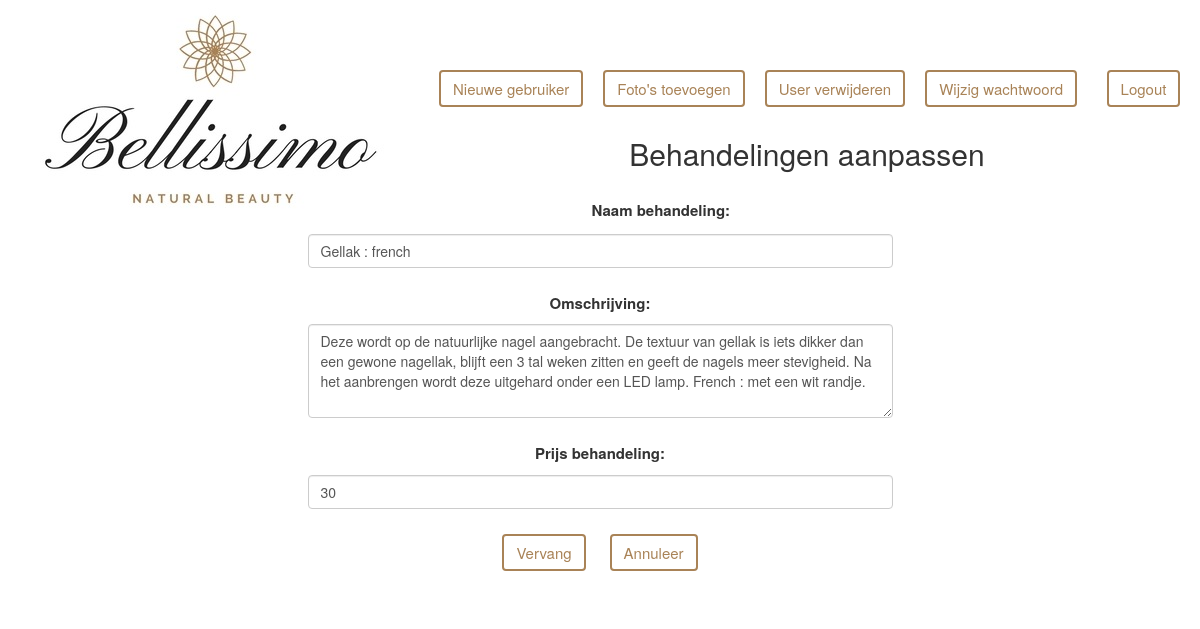
Page /admin/addTreatment.php?action=replace&id=3 (signed in) on the committed database.
### tables this page shows
CREATE TABLE `treatments` (
  `id` int(5) NOT NULL,
  `naam` varchar(100) NOT NULL,
  `prijs` float NOT NULL,
  `omschrijving` text NOT NULL
);

### DataBase.php (called while the page is built, shortened)
<?php
class Database
{
    private $host = "127.0.0.1";
    private $user = "root";
    private $pass = "";
    private $dbname = "bellissimo";
    private $dbh;
    private $stmt;
    public function __construct()
    {
        $dsn = 'mysql:host=' . $this->host . ';dbname=' . $this->dbname;
        $options = array(
            PDO::ATTR_PERSISTENT => false,
            PDO::ATTR_ERRMODE => PDO::ERRMODE_EXCEPTION,
            PDO::MYSQL_ATTR_INIT_COMMAND => "SET NAMES utf8"
        );
        try {
            $this->dbh = new PDO($dsn, $this->user, $this->pass, $options);
        }
        catch (PDOException $e) {
            $this->error = $e->getMessage();
        }
    }
    public function prepare($query)
    {
        $this->stmt = $this->dbh->prepare($query);
    }
    public function execute()
    {
        return $this->stmt->execute();
    }
    public function bind($array)
    {
        foreach ($array as $row) {
            if (!isset($row[2])) {
                switch (true) {
                    default:
                        $row[2] = PDO::PARAM_STR;
                }
            }
            $this->stmt->bindValue($row[0], $row[1], $row[2]);
        }
    }
    public function executeWithParam($sql, $arr)
    {
        $this->prepare($sql);
        $this->bind($arr);
        $result = $this->execute();
        return $result;
    }
    public function single()
    {
        return $this->stmt->fetch(PDO::FETCH_ASSOC);
    }
}

### admin/TreatmentList.php (called while the page is built, shortened)
<?php
if (strpos($_SERVER['REQUEST_URI'],'loggedIn') > 1
    || strpos($_SERVER['REQUEST_URI'],'addTreatment') > 1 ) {
    require_once('../DataBase.php');
} else {
    require_once('DataBase.php');
}
class TreatmentList{
    public function getTreatmentById($id){
        $db = new Database();
        $sql = "select * from treatments where id = :id";
        $db->executeWithParam ($sql, array(array(':id', $id)));
        $result = $db->single();
        return $result;
    }
}

### admin/addTreatment.php (the view, shortened to what this page needs)
<?php
require_once('TreatmentList.php');
$errors = [];
$treatL = new TreatmentList();
?>
<!DOCTYPE html>
<html lang="en">
<head>
    <link rel="stylesheet" href="https://maxcdn.bootstrapcdn.com/bootstrap/3.3.7/css/bootstrap.min.css">
    <link rel="stylesheet" href="css/admin_style.css">
</head>
<body>
   <?php require_once('include/menu.php');?>
    <div class="container">
        <div class="row">
            <div class="col-4 text-center">
               <?php
                if ($_GET['action'] == 'add') {
            ?><h2 class="text-center">Behandelingen toevoegen</h2>
                <form action="addTreatment.php?action=add" method="post">
                    <div class="form-group">
                        <label for="naamBehandeling">Naam behandeling:</label>
                        <input type="text" class="form-control" id="naamBehandeling"
                               placeholder="Naam" name="naam">
                    </div>
                    <div class="form-group">
                        <label for="omschrijving">Omschrijving: </label>
                        <textarea class="form-control" rows="4" id="omschrijving"  placeholder="Omschrijving"
                               name="omschrijving"></textarea>
                    </div>
                    <div class="form-group">
                        <label for="prijsBehandeling">Prijs behandeling: </label>
                        <input type="float" class="form-control" id="prijsBehandeling"
                               placeholder="Prijs"
                               name="prijs">
                    </div>
<!--
                      <div class="form-group">
                        <label for="duurtijdBehandeling">Duur behandeling minuten: </label>
                        <input type="range" max="180" step="5" class="form-control" id="duurtijdBehandeling"
                               name="duurtijd" list="tickmark" onchange="sliderChange(this.value)" value="60">
                         <span id='sliderStatus'>60 minuten</span>
                    </div>
-->
                    <button type="submit" class="btn btn-primary" name="add">Voeg toe</button>
                    <a href="loggedIn.php" class="btn btn-primary">Annuleer</a>
                    <p><?php echo implode("<br><br>", $errors);?></p>
                </form>
                <?php } else if ($_GET['action'] == "replace") {
                $treatment = $treatL->getTreatmentByID($_GET["id"]);
                ?>
                <h2 class="text-center">Behandelingen aanpassen</h2>
                             <form action="addTreatment.php" method="post">
                    <div class="form-group">
                        <label for="naamBehandeling">Naam behandeling:</label>
                        <input type="text" class="form-control" id="naamBehandeling" value="<?=$treatment['naam'];?>" name="naam">
                    </div>
                    <div class="form-group">
                        <label for="omschrijving">Omschrijving: </label>
                        <textarea class="form-control" rows="4" id="omschrijving" name="omschrijving"
                        ><?=$treatment['omschrijving'];?></textarea>
                    </div>
                    <div class="form-group">
                        <label for="prijsBehandeling">Prijs behandeling: </label>
                        <input type="float" class="form-control" id="prijsBehandeling"
                               value="<?=$treatment['prijs'];?>"
                               name="prijs">
                    </div>
                    <button type="submit" class="btn btn-primary" name="replace">Vervang</button>
                    <a href="loggedIn.php" class="btn btn-primary">Annuleer</a>
                   </form>
              <?php }?>
            </div>
        </div>
    </div>
</body>
</html>

### admin/css/admin_style.css (style rules this page uses)
*, *::after, *::before { margin: 0; padding: 0; box-sizing: inherit; }
a, a:hover { color: #f5f5f5; border-bottom: 1px solid #f5f5f5; text-decoration: none; }
html { font-size: 62.5%; }
body { box-sizing: border-box; width:100%; margin: auto; }
.btn { border: 2px solid #a98357; background-color: transparent; color: #a98357; }
form { width:50%; margin: 2rem auto; }
form div { margin-top: 0.5rem; }
.btn, label { font-size: 1.5rem; margin: 1rem; }

### rows in the picture
treatments: naam "Gellak : french", omschrijving "Deze wordt op de natuurlijke nagel aangebracht. De textuur van gellak is iets dikker dan een gewone nagellak, blijft een 3 tal weken zitten en geeft de nagels meer stevigheid. Na het aanbrengen wordt deze uitgehard onder een LED lamp. French : met een wit randje.", prijs "30"
